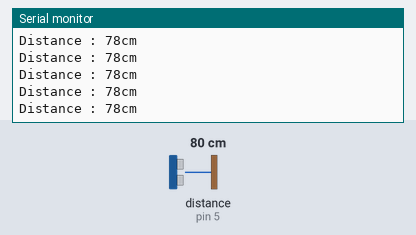
A sketch run on a simulated Arduino Uno, built with avr-gcc and run on an emulated ATmega328P. On the bench: the last lines printed to the serial monitor. Wiring (inferred from the names in the program): ultrasonic range finder: trigger pin 4; echo pin 5. Inputs (shaded band) come from the test bench; at power-on: distance to the obstacle (sensor on pin 5) 80 cm. The echo pulse lasts 58.3 µs per cm.

Above: at 1.2 s.
1.3 s: distance to the obstacle (sensor on pin 5) set to 2 cm
At 2.4 s:
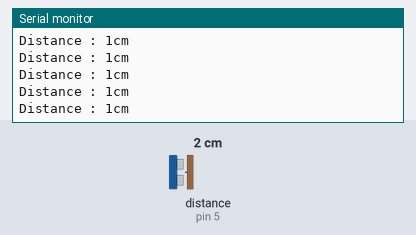
4.3 s: distance to the obstacle (sensor on pin 5) set to 18 cm
At 4.9 s:
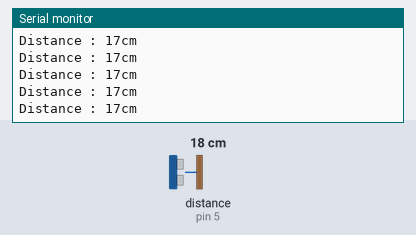
7.3 s: distance to the obstacle (sensor on pin 5) set to 120 cm
At 8.3 s:
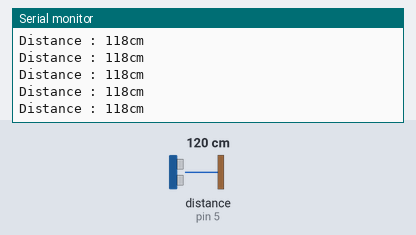
10.3 s: distance to the obstacle (sensor on pin 5) set to 4 cm
At 11.1 s:
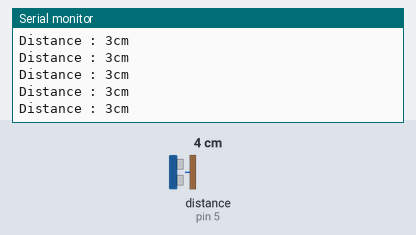
13.3 s: distance to the obstacle (sensor on pin 5) set to 35 cm
At 14.0 s:
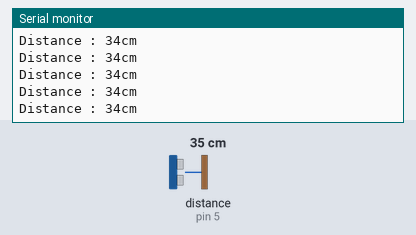
19.3 s: distance to the obstacle (sensor on pin 5) set to 9 cm
At 20.2 s:
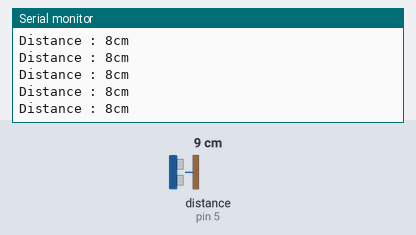
Timing chart, 0 to 22.3 s (numbered marks = the images above; inputs shaded):
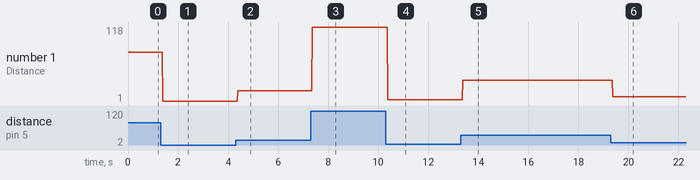

The sketch:

Ultrasonic_sensor.ino
```cpp
#define trig 4
#define echo 5

void setup() {
  // put your setup code here, to run once:
pinMode(trig,OUTPUT);
pinMode(echo,INPUT);
Serial.begin(9600);
}

void loop() {
  // put your main code here, to run repeatedly:
digitalWrite(trig,LOW);
delayMicroseconds(2);
digitalWrite(trig,HIGH);
delayMicroseconds(10);
digitalWrite(trig,LOW);

long duration = pulseIn(echo,HIGH);
int distance = 0.034*duration/2;
Serial.println("Distance : "+String(distance)+"cm");
}
```

Measured:
- after the input at 1.3 s, the serial monitor: prints a new line after 0.08 s (image 1)
- after the input at 4.3 s, the serial monitor: prints a new line after 0.08 s (image 2)
- after the input at 7.3 s, the serial monitor: prints a new line after 0.07 s (image 3)
- after the input at 10.3 s, the serial monitor: prints a new line after 0.08 s (image 4)
- after the input at 13.3 s, the serial monitor: prints a new line after 0.08 s (image 5)
- after the input at 19.3 s, the serial monitor: prints a new line after 0.07 s (image 6)
- plotted number 1: 78 → 1 after the input at 1.3 s, 1 → 17 after the input at 4.3 s, 17 → 118 after the input at 7.3 s, 118 → 3 after the input at 10.3 s, 3 → 34 after the input at 13.3 s
